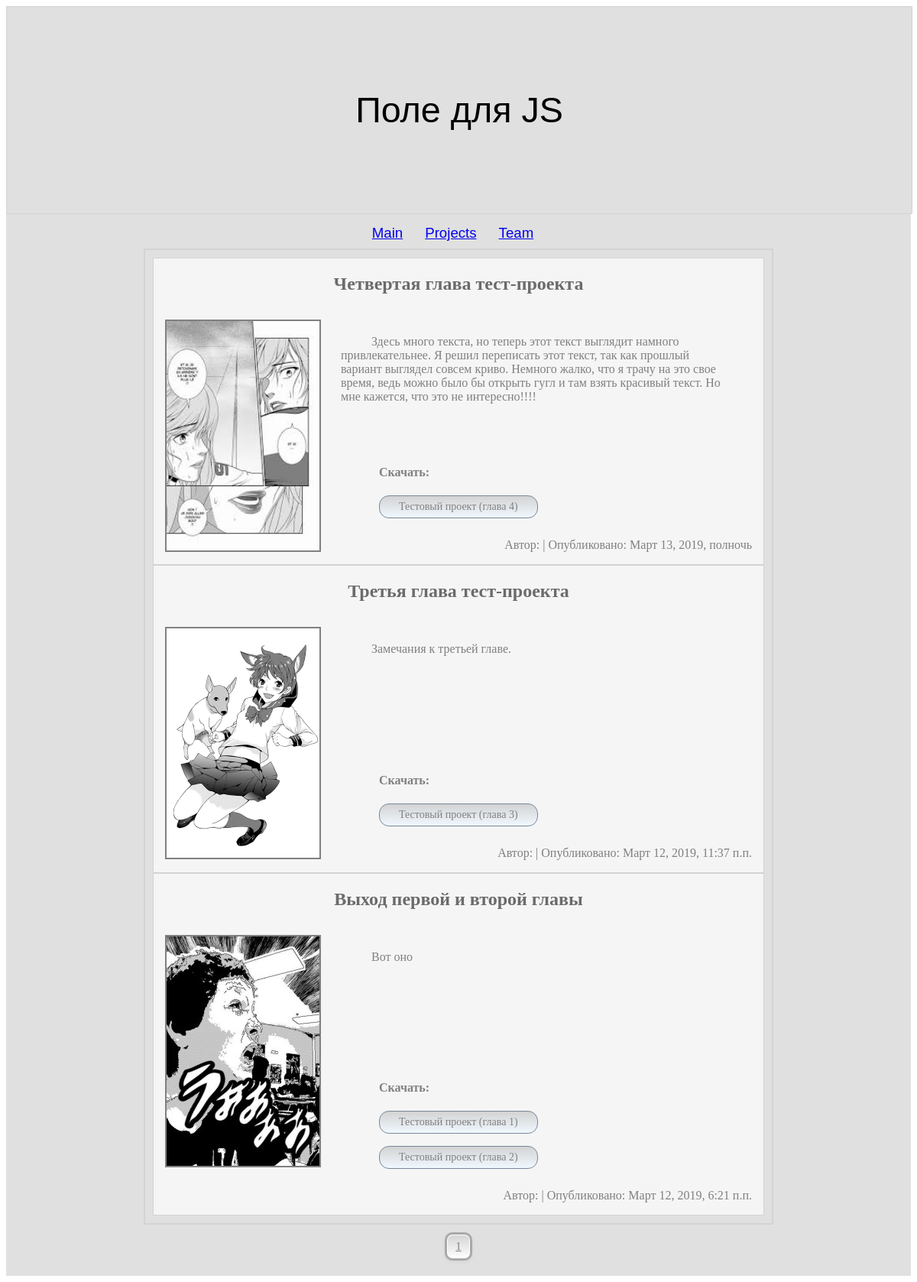
/, run on an earlier commit of the app's database.
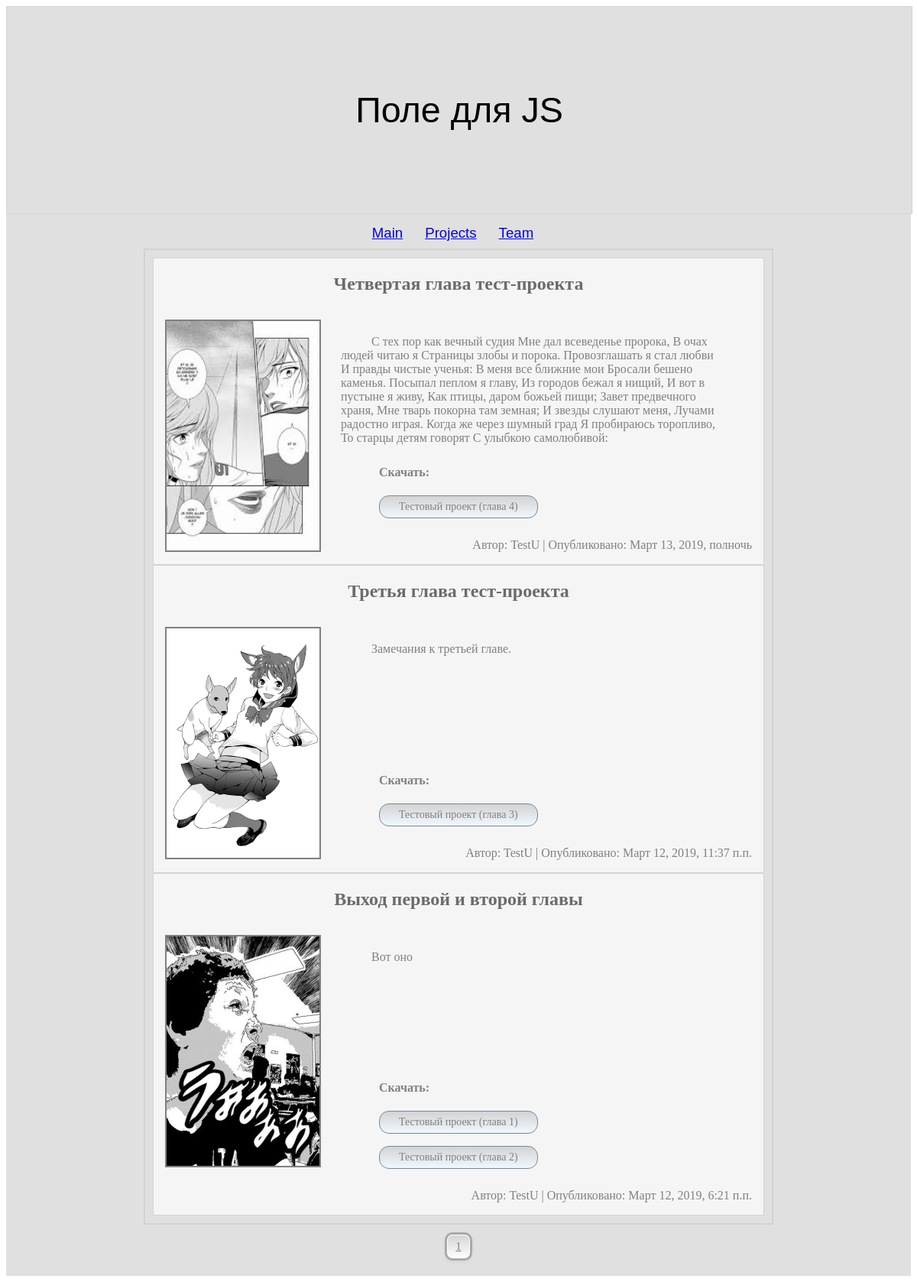
And on a later commit of the database.
### mainpage/models.py (models this page shows, shortened)
class News(Model):
    user = ForeignKey(User, verbose_name='User', on_delete=CASCADE)
    headline = CharField('Headline', max_length=150)
    text = TextField('Text', max_length=600)
    pub_date = DateTimeField('Date published', auto_now_add=True)
    zip_file = ManyToManyField(File)
    image = ImageField('Image name', upload_to='images')

class File(Model):
    project_name = ForeignKey(Project, verbose_name='Project name',
                              on_delete=CASCADE, null=True)
    name = CharField('File name', max_length=200)
    path = FileField(max_length=200, upload_to='zip_files')

class User(Model):
    name = CharField(max_length=50)
    staff_position = CharField(max_length=100, default="")
    image = ImageField('Avatar', upload_to='user_images', null=True)
    email = CharField(max_length=120)
    password = CharField(max_length=60)
    def __str__(self):
        return "{}".format(self.name)

### mainpage/views.py (the view)
# urls.py: path('', Mainpage.as_view(), name="mainpage"),
class Mainpage(View):
    @staticmethod
    def get(request, page=1):
        news = News.objects.order_by("-id")
        paginator = Paginator(news, 4)
        page_obj = paginator.get_page(page)
        context = {"page_obj": page_obj, "paginator": paginator}
        return render(request, "mainpage/mainpage.html", context)

### mainpage/templates/mainpage/mainpage.html (shortened to what this page needs)
{% extends "base.html" %}
{% block content %}
    <div class="newsblock">
        {% for post in page_obj %}
            <div class="element">
                <div class="headline"><h2>
                    {{ post.headline }}
                </h2></div>
                <div class="main_image">
                    <img src="{{ post.image.url }}" alt="image" class="image" width="200" height="300">
                </div>
                <div class="element_right">
                    <div class="main_text">{{ post.text }}</div>
                    <div class="zip">
                        <h4>Скачать:</h4>
                        {% for zip_file in post.zip_file.all %}
                        <p>
                            <a href="media/{{ zip_file.path }}" class="download_button">{{ zip_file.name }}</a>
                        </p>
                        {% endfor %}
                    </div>
                </div>
                <div class="timeAndAuthor">
                    <p>Автор: {{ post.user }} | Опубликовано: {{ post.pub_date }}</p>
                </div>
            </div>
        {% endfor %}
    </div>
    <div class="change_page">
        {% for i in paginator.page_range %}
            <a href="{{ i }}" class="btn-class">{{ i }}</a>
        {% endfor %}
    </div>
{% endblock content %}

### mainpage/templates/base.html (shortened to what this page needs)
{% load static %}
<!DOCTYPE html>
<html>
    <head>
        <link href="{% static 'base.css' %}" type="text/css" rel="stylesheet">
    </head>
    <body>
        <div class="doc">
            <div class="preview" align="center">
                Поле для JS
            </div>
            <div class="nav">
                <ul class="pages">
                    <li><a href="/">Main</a></li>
                    <li><a href="/projects">Projects</a></li>
                    <li><a href="/team">Team</a></li>
                </ul>
            </div>
            <div class="contentblock">
                {% block content %}
                {% endblock content %}
            </div>
        </div>
    </body>
</html>

### static/base.css (style rules this page uses)
.doc { background: #e0e0e0; }
.preview { background: #e0e0e0; height: 270px; width: 100%; border: solid 1px lightgray; font: 35pt Arial; line-height: 270px; }
.contentblock { margin: auto; }
.nav { text-align: center; padding-right: 10px; width: 350px; height: 45px; line-height: 43px; margin: auto; }
ul.pages { margin: 0; padding: 4px; }
ul.pages li { display: inline; margin-right: 5px; padding: 10px; color: #00BFFF; font: 14pt Arial; }
.newsblock { width: 800px; padding: 10px; margin: auto; border: solid 2px lightgray; }
.element { background: #f5f5f5; border: solid 1px lightgray; color: gray; }
.timeAndAuthor { text-align: right; margin-right: 15px; }
.headline { color: #6b6b6b; text-align: center; height: 60px; }
.main_image { height: 210px; width: 230px; padding-left: 15px; float: left; }
.image { height: 200px width: 300px; border: solid 2px gray; }
.element_right { float: left; }
.zip { padding-left: 50px; padding-bottom: 10px; }
.main_text { margin-right: 20px; padding-top: 20px; width: 500px; height: 150px; text-indent: 2.5em; }
a.download_button { display: inline-block; border:1px solid #778899; color: gray; border-radius: 13px 13px 13px 13px; -webkit-border-radius: 13px 13px 13px 13px; -moz-border-radius: 13px 13px 13px 13px; font-family: Verdana; width: auto; height: auto; font-size: 14px; padding: 6px 25px; background-image: linear-gradient(to top, #F0F8FF, #D3D3D3); background-color: #F8F8FF; text-decoration: none; }
a.btn-class { display: inline-block; border:3px solid #A9A9A9; color: #808080; border-radius: 10px 10px 10px 10px; -webkit-border-radius: 10px 10px 10px 10px; -moz-border-radius: 10px 10px 10px 10px; font-family: Verdana; width: auto; height: auto; font-size: 15px; padding: 7px 11px; box-shadow: inset 0 1px 0 0 #ffffff,inset 0 -1px 0 0 #ffffff,inset 0 0 0 1px #ffffff,0 2px 4px 0 #D4D4D4; -moz-box-shadow: inset 0 1px 0 0 #ffffff,inset 0 -1px 0 0 #ffffff,inset 0 0 0 1px #ffffff,0 2px 4px 0 #D4D4D4; -webkit-box-shadow: inset 0 1px 0 0 #ffffff,inset 0 -1px 0 0 #ffffff,inset 0 0 0 1px #ffffff,0 2px 4px 0 #D4D4D4; background-image: linear-gradient(to top, #ffffff, #D3D3D3); background-color: #D3D3D3; }
.change_page { text-align: center; padding-bottom: 20px; padding-top: 10px }

What changed in the data, as far as the page shows it:
changed News "Четвертая глава тест-проекта": text "Здесь много текста, но теперь этот текст выглядит намного привлекательнее. Я решил переписать этот текст, так как прошлый вариант выглядел совсем криво. Немного жалко, что я трачу на это свое время, ведь можно было бы открыть гугл и там взять красивый текст. Но мне кажется, что это не интересно!!!!" → "С тех пор как вечный судия Мне дал всеведенье пророка, В очах людей читаю я Страницы злобы и порока. Провозглашать я стал любви И правды чистые ученья: В меня все ближние мои Бросали бешено каменья. Посыпал пеплом я главу, Из городов бежал я нищий, И вот в пустыне я живу, Как птицы, даром божьей пищи; Завет предвечного храня, Мне тварь покорна там земная; И звезды слушают меня, Лучами радостно играя. Когда же через шумный град Я пробираюсь торопливо, То старцы детям говорят С улыбкою самолюбивой:"; user (not shown) → "TestU"
changed through a linked row, News "Третья глава тест-проекта": user (not shown) → "TestU"
changed through a linked row, News "Выход первой и второй главы": user (not shown) → "TestU"
